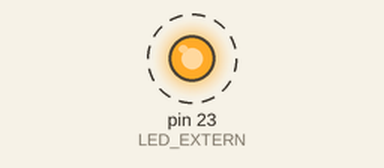
The sketch below on a simulated Arduino Mega 2560, built with avr-gcc and run on an emulated ATmega2560. Parts: output pins drawn as LEDs (lit = HIGH). Dashed ring = blinking.

Above: at 0.5 s.
Timing chart, 0 to 4.6 s (numbered marks = the images above):
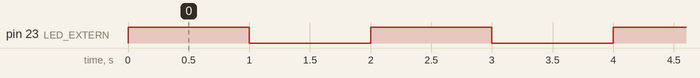

Measured:
- by itself, pin 23 (LED_EXTERN): alternates HIGH for 1.0 s and LOW for 1.0 s

The sketch:

LED_BLINKEN_EXTERN.ino
```cpp
int LED_EXTERN = 23;

void setup() {
  Serial.begin(9600);
  pinMode(LED_EXTERN, OUTPUT);
}

void loop() {
  digitalWrite(LED_EXTERN, HIGH);
  delay(1000);
  digitalWrite(LED_EXTERN, LOW);
  delay(1000);
}
```
